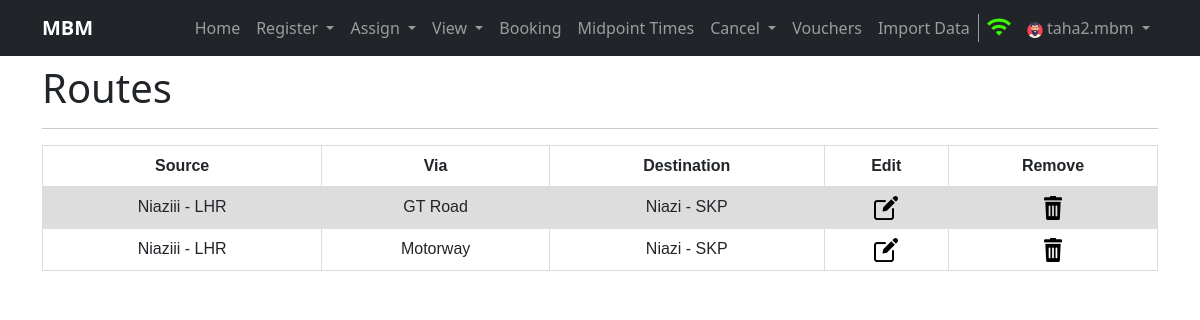
The page /viewroutes (signed in) on the database its author committed.
### home/models.py (models this page shows, shortened)
class Route(models.Model):
    source = models.ForeignKey(Terminal, related_name='source_terminal', on_delete=models.CASCADE)
    destination = models.ForeignKey(Terminal, related_name='destination_terminal', on_delete=models.CASCADE)
    via = models.CharField(max_length=100)
    created = models.DateTimeField(auto_now_add=True, editable=False, null=False, blank=False)
    last_modified = models.DateTimeField(auto_now_add=True, editable=False, null=False, blank=False)
    class Meta:
        verbose_name_plural = 'Route'

class Terminal(models.Model):
    tcode = models.CharField(max_length=3, unique=True)
    name = models.CharField(max_length=100)
    city = models.CharField(max_length=100)
    address = models.CharField(max_length=150)
    created = models.DateTimeField(auto_now_add=True, editable=False, null=False, blank=False)
    last_modified = models.DateTimeField(auto_now_add=True, editable=False, null=False, blank=False)
    class Meta:
        verbose_name_plural = 'Terminal'
    def __str__(self):
        return self.name + ' - ' + self.city

### home/views.py (the view, shortened to what this page needs)
# urls.py: path('viewroutes', views.viewroutes, name='viewroutes'),
def viewroutes(request, route_id=None):
    if request.user.is_anonymous:
        return redirect('/login')
    routes = None
    try:
        routes = Route.objects.all()
    except Exception as e:
        messages.warning(request, e)
    return render(request, 'routes.html', {'routes': routes})

### templates/routes.html (shortened to what this page needs)
{% extends 'base.html' %}
{% block username %}{{ request.user.username }}{% endblock username %}
{%block body%}
{% load static %}
<div class="container my-2">
  <h1>Routes</h1>
  <hr>
</div>
<div class="container">
    <table class="schedule Users">
        <tr>
          <th>Source</th>
          <th>Via</th>
          <th>Destination</th>
          <th>Edit</th>
          <th>Remove</th>
        </tr>
        {% for route in routes %}
        <tr class="tr">
          <td>{{route.source}}</td>
          <td>{{route.via}}</td>
          <td>{{route.destination}}</td>
          <td><a href="{% url 'modifyroute' route_id=route.id %}"><img src="{% static 'images/edit.png' %}"></a></td>
          <td><a href="{% url 'viewroutes' route_id=route.id %}"><img src="{% static 'images/remove.png' %}"></a></td>
        </tr>
        {% endfor %}
      </table>
</div>
{%endblock body%}

### static/css/style.css (style rules this page uses)
.schedule, .seats { font-family: arial, sans-serif; border-collapse: collapse; width: 100%; }
.schedule td, .bookings td, th { border: 1px solid #dddddd; text-align: center; padding: 8px; }
.schedule .tr:nth-child(even) { background-color: #dddddd; }
img { max-width: inherit; width: inherit; }

### rows shown on the page
Route: source "Niaziii - LHR", via "GT Road", destination "Niazi - SKP"
Route: source "Niaziii - LHR", via "Motorway", destination "Niazi - SKP"

### other values the page prints
{{ request.user.username }} "taha2.mbm"
